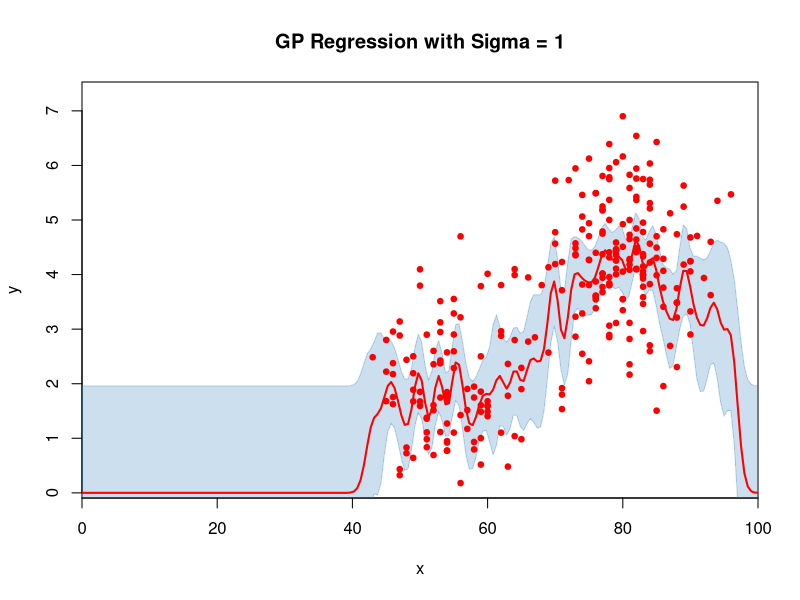
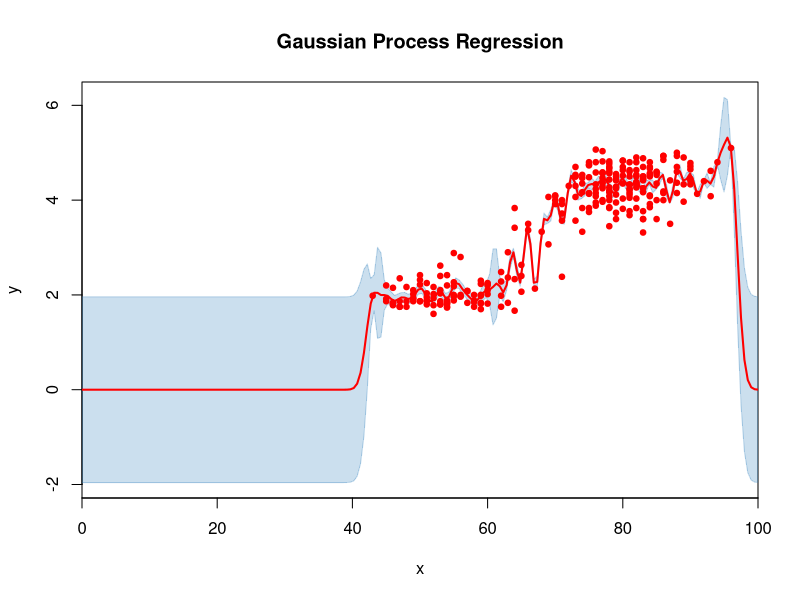

Here is the R script that generated these plots, in order:
setwd("D:/2018 UT Austin/R Code/Statistical Modeling II")
library(MASS)
library(ggplot2)
set.seed(51) # reproducibility

## exercise 4.5 

# define exponential kernel
kfunc_exp = function(x1, x2, l=1) {
  Sigma = matrix(rep(0, length(x1) * length(x2)), nrow = length(x1))
  for (i in 1:nrow(Sigma)) {
    for (j in 1:ncol(Sigma)) {
      Sigma[i,j] = exp(-0.5 * (abs(x1[i]-x2[j])/l)^2)
    }
  }
  return(Sigma)
}

# function to get the GP solution
gp_solve = function(x.train, y.train, x.pred, kernel, sigma2e = 0) {
  solution = list()
  # compute training covariance matrix (used to get relationships in training)
  k.xx = kernel(x.train,x.train)
  # compute covariance between training and testing (used to predict weights into new data)
  k.x_xp = kernel(x.train,x.pred)
  k.xp_x = kernel(x.pred,x.train)
  # compute covariance between testing (used to estimate covariance of predictions in new data)
  k.xp_xp = kernel(x.pred,x.pred)
  
  # compute the prediction without noise = K(xs,x) K(x,x)^{-1} y [eq 2.19]
  # Vinv = solve(k.xx)
  # Mean and covariance functions now include noise [eq 2.22-2.24], 
  # which only requires adding an identity term to the variance component
  Vinv = ginv(k.xx + sigma2e * diag(1, ncol(k.xx)))
  
  # compute the estimate and variance for the prediction [eq 2.19 or 2.23]
  solution[["mu"]] = k.xp_x %*% Vinv %*% y.train
  solution[["var"]] = k.xp_xp - k.xp_x %*% Vinv %*% k.x_xp
  return( solution )
}

# function to plot the GP solution
gp_plot = function(x, y, x.pred, mu.pred, cov.pred, n.sample=0, main="", scale.se=T){
  if (scale.se) {
    # scale around credible intervals
    yrng = range(c(y, mu.pred + 1.96 * sqrt(diag(cov.pred)), 
                   mu.pred - 1.96 * sqrt(diag(cov.pred))), na.rm = T)
  } else {
    # scale around training data (useful for multiple plots of same data)
    yrng = range(y, na.rm = T) * 1.05
  }
  
  xrng = range(c(x,x.pred), na.rm = T)
  
  plot(x, y, type="n", xlab="x", ylab="y", 
       xlim=xrng, ylim=yrng, xaxs="i", main=main)
  
  # plot the credible interval 
  # diagonal of the predicted cov is the variance of each prediction
  se.pred = 1.96 * sqrt(diag(cov.pred)) 
  poly.x = c(x.pred[1], x.pred, x.pred[length(x.pred)], rev(x.pred))
  poly.y = c((mu.pred - se.pred)[1], mu.pred + se.pred, 
             (mu.pred - se.pred)[length(x.pred)], rev(mu.pred - se.pred))
  polygon( poly.x, poly.y, col="#3182bd40", border="#3182bd50")
  
  # plot samples from the posterior
  # we have draws from an MvN using the learned mean and covariance of the function
  if (n.sample > 0) {
    for (i in 1:n.sample) {
      samp.y = mvrnorm(1, mu.pred, cov.pred)
      lines(x.pred, samp.y, col=col[i], lwd=1)
    }	
  }
  
  # plot the mean
  lines(x.pred, mu.pred, col="red", lwd=2)
  
  # plot the observations
  points(x, y, col="red", pch=19, cex=0.75)
}


# 1. fitting the GP with noise (y = k(x) + e)
# assuming noise is additive and iid
data("faithful", package = "datasets")
y = faithful$eruptions; x = faithful$waiting
summary(x)

sigma2e = 1
# x.test = matrix(seq(min(x), max(x), len = 200), nrow = 200, ncol = 1)
x.test = matrix(seq(0, 100, len = 200), nrow = 200, ncol = 1)
y.noisy = y + rnorm(length(x), mean = 0, sd = sqrt(sigma2e))

# solve gp and plot
gp = gp_solve(x, y.noisy, x.test, kfunc_exp, sigma2e )
gp_plot(x, y.noisy, x.test, gp[["mu"]], gp[["var"]], 
        main = "GP Regression with Sigma = 1", scale.se = F)


# 2. fitting the GP without noise (y=k(x))
gp = gp_solve(x, y, x.test, kfunc_exp)
gp_plot(x, y, x.test, gp[["mu"]], gp[["var"]], main="Gaussian Process Regression")
